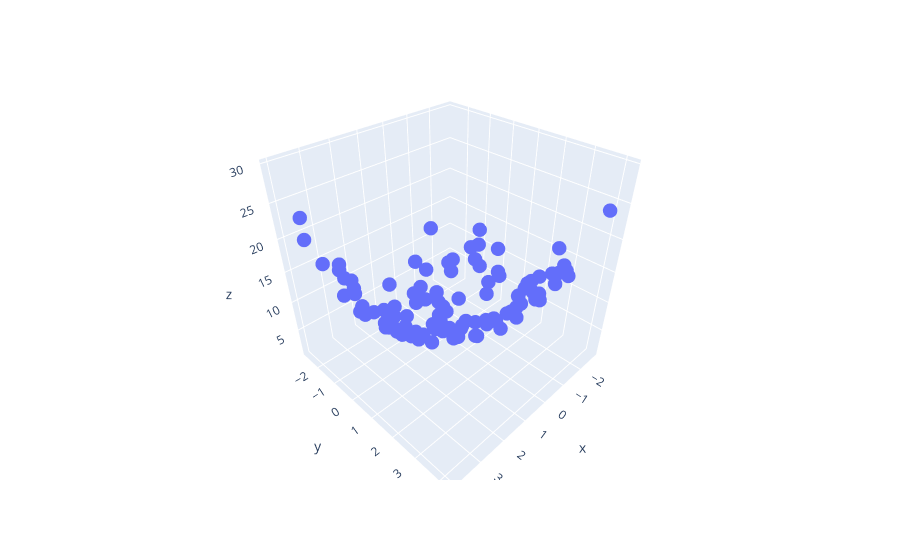

Notebook code cell kept with this figure:
### Code cell
import plotly.express as px


fig = px.scatter_3d( x = x.ravel() , y= y.ravel() , z = z.ravel())
fig.update_traces(marker=dict(size=5))
fig.show()
